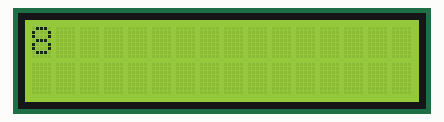
This sketch was run on a simulated Arduino Uno, built with avr-gcc and run on an emulated ATmega328P. Shown: 16×2 character LCD. Random numbers use the default seed unless the sketch sets one.

Above: at 0.1 s.
At 2.1 s:
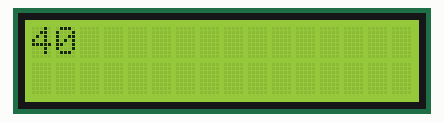
At 6.1 s:
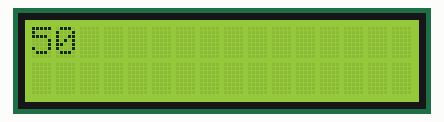
At 12.1 s:
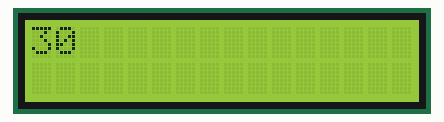
At 23.2 s:
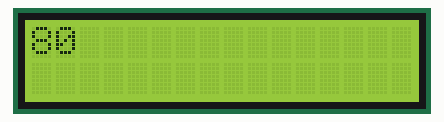
At 36.2 s:
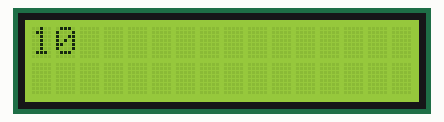

The sketch:

Cod_principal.ino
```cpp
#include <Wire.h>
#include <LiquidCrystal_I2C.h>
#define col 16
#define lin 2
#define ende 0x27
LiquidCrystal_I2C lcd(ende, col, lin);

long randNumber;

/* microSD
#include <SD.h>
#include <SPI.h>
File myFile;
int pinoSS = 10;
*/

void setup() {

  /* executado somente uma vez, pois está no "void setup"

  Serial.begin(9600); // Define BaundRate
  pinMode(pinoSS, OUTPUT); // Declara pinoSS como saída

  if (SD.begin()) { // Inicializa o SD Card
    Serial.println("SD Card pronto para uso."); // Imprime na tela
  }

  else {
    Serial.println("Falha na inicialização do SD Card.");
    return;
  }

  myFile = SD.open("usina.txt", FILE_WRITE); // Cria / Abre arquivo .txt

  if (myFile) { // Se o Arquivo abrir imprime:
    Serial.println("Escrevendo no Arquivo .txt"); // Imprime na tela
    myFile.println("Usinainfo 1, 2 ,3 ..."); // Escreve no Arquivo
    myFile.close(); // Fecha o Arquivo após escrever
    Serial.println("Terminado."); // Imprime na tela
    Serial.println(" ");
  }

  else {     // Se o Arquivo não abrir
    Serial.println("Erro ao Abrir Arquivo .txt"); // Imprime na tela
  }

  myFile = SD.open("usina.txt"); // Abre o Arquivo

  if (myFile) {
    Serial.println("Conteúdo do Arquivo:"); // Imprime na tela
      while (myFile.available()) { // Exibe o conteúdo do Arquivo
        Serial.write(myFile.read());
      }
    myFile.close(); // Fecha o Arquivo após ler
  }

  else {
    Serial.println("Erro ao Abrir Arquivo .txt"); // Imprime na tela
  }

*/

  lcd.init();
  lcd.backlight();
  lcd.clear();
}


void loop() {
  char numPrint[4] = " ";
  for (int i = 0; i < 15; i++) {
    int x = random(1, 11);
    snprintf(numPrint, sizeof(numPrint), "%d", x);
    lcd.setCursor(0, 0);
    lcd.print(numPrint);
    delay(1000);
  }

  // lcd.setCursor(0,1); //segunda linha
  //lcd.print("MELHOR LOJA 2022");
  //delay(1000);
  //lcd.clear();
}
```

Measured:
- what the display in image 1 shows lasts 1.0 s, from 2.1 s to 3.1 s
- what the display in image 3 shows lasts 2.0 s, from 12.1 s to 14.1 s
- what the display in image 5 shows lasts 3.1 s, from 36.1 s to 39.2 s
